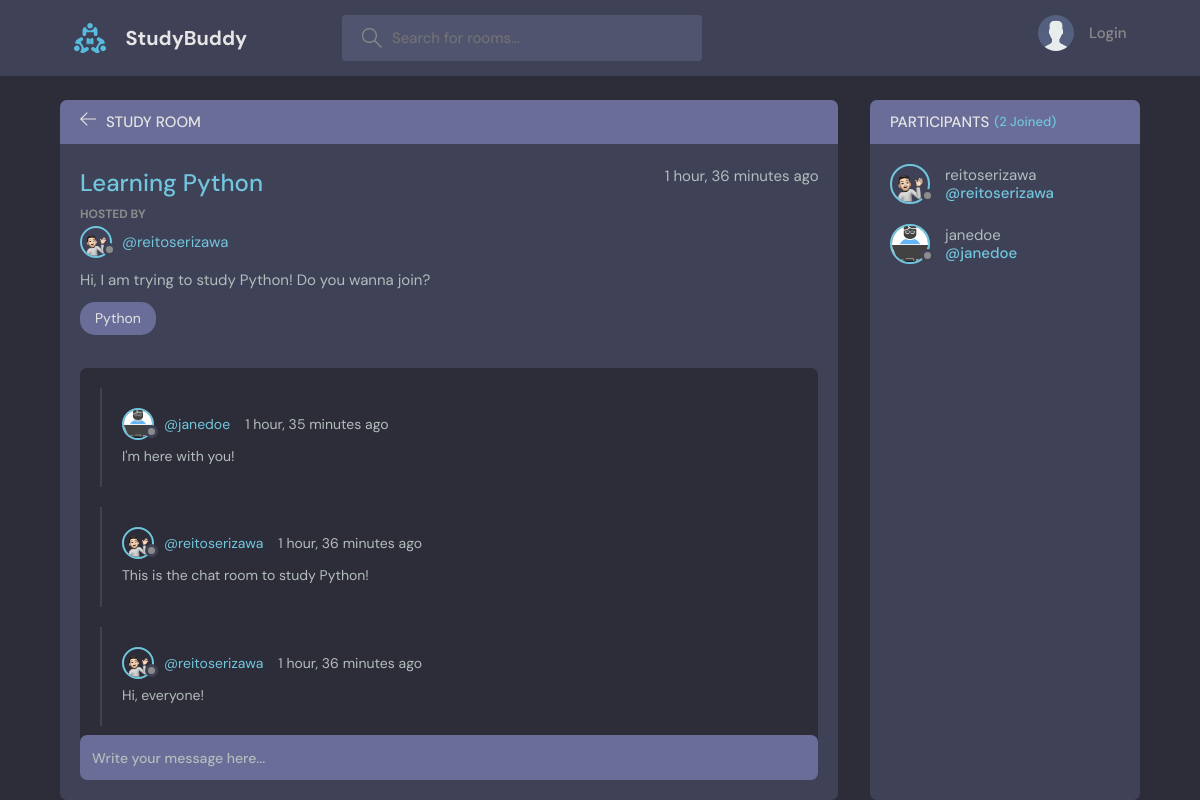
The page /room/4/ on the database its author committed.
### base/models.py (models this page shows, shortened)
class Room(models.Model):
    host = models.ForeignKey(User, on_delete=models.SET_NULL, null=True)
    topic = models.ForeignKey(Topic, on_delete=models.SET_NULL, null=True)
    name = models.CharField(max_length=200)
    description = models.TextField(null=True, blank=True)
    participants = models.ManyToManyField(User, related_name="participants", blank=True)
    updated = models.DateTimeField(auto_now=True)
    created = models.DateTimeField(auto_now_add=True)
    class Meta:
        ordering = ['-updated']

class User(AbstractUser):
    name = models.CharField(max_length=200, null=True)
    email = models.EmailField(unique=True, null=True)
    bio = models.TextField(null=True)
    avatar = models.ImageField(null=True, default="avatar.svg")
    USERNAME_FIELD = 'email'
    REQUIRED_FIELDS = []

class Topic(models.Model):
    name = models.CharField(max_length=200)
    def __str__(self):
        return self.name

class Message(models.Model):
    user = models.ForeignKey(User, on_delete=models.CASCADE)
    room = models.ForeignKey(Room, on_delete=models.CASCADE)
    body = models.TextField()
    updated = models.DateTimeField(auto_now=True)
    created = models.DateTimeField(auto_now_add=True)
    class Meta:
        ordering = ['-updated']

### base/views.py (the view, shortened to what this page needs)
# urls.py: path('room/<str:pk>/', views.room, name="room"),
def room(request, pk):
    room = Room.objects.get(id=pk)
    room_messages = room.message_set.all().order_by('-created')
    participants = room.participants.all()
    context = {'room': room, 'room_messages': room_messages, 'participants': participants}
    return render(request, 'base/room.html', context)

### base/templates/base/room.html (shortened to what this page needs)
{%extends 'main.html'%} {%block content%}
<main class="profile-page layout layout--2">
  <div class="container">
    <div class="room">
      <div class="room__top">
        <div class="room__topLeft">
          <a href="{%url 'home'%}">
            <svg
              version="1.1"
              xmlns="http://www.w3.org/2000/svg"
              width="32"
              height="32"
              viewBox="0 0 32 32"
            >
              <title>arrow-left</title>
              <path
                d="M13.723 2.286l-13.723 13.714 13.719 13.714 1.616-1.611-10.96-10.96h27.625v-2.286h-27.625l10.965-10.965-1.616-1.607z"
              ></path>
            </svg>
          </a>
          <h3>Study Room</h3>
        </div>
      </div>
      <div class="room__box scroll">
        <div class="room__header scroll">
          <div class="room__info">
            <h3>{{room.name}}</h3>
            <span>{{room.created|timesince}} ago</span>
          </div>
          <div class="room__hosted">
            <p>Hosted By</p>
            <a href="{%url 'user-profile' room.host.id%}" class="room__author">
              <div class="avatar avatar--small">
                <img src="{{room.host.avatar.url}}" />
              </div>
              <span>@{{room.host.username}}</span>
            </a>
          </div>
          <div class="room__details">{{room.description}}</div>
          <span class="room__topics">{{room.topic}}</span>
        </div>
        <div class="room__conversation">
          <div class="threads scroll">
            {%for message in room_messages%}
            <div class="thread">
              <div class="thread__top">
                <div class="thread__author">
                  <a
                    href="{%url 'user-profile' message.user.id%}"
                    class="thread__authorInfo"
                  >
                    <div class="avatar avatar--small">
                      <img src="{{message.user.avatar.url}}" />
                    </div>
                    <span>@{{message.user.username}}</span>
                  </a>
                  <span class="thread__date"
                    >{{message.created|timesince}} ago</span
                  >
                </div>
              </div>
              <div class="thread__details">{{message.body}}</div>
            </div>
            {%endfor%}
          </div>
        </div>
      </div>
      <div class="room__message">
        <form action="" method="POST">
          <input name="body" placeholder="Write your message here..." />
        </form>
      </div>
    </div>
    <div class="participants">
      <h3 class="participants__top">
        Participants <span>({{participants.all.count}} Joined)</span>
      </h3>
      <div class="participants__list scroll">
        {%for user in participants%}
        <a href="{%url 'user-profile' user.id%}" class="participant">
          <div class="avatar avatar--medium">
            <img src="{{user.avatar.url}}" />
          </div>
          <p>
            {{user.username}}
            <span>@{{user.username}}</span>
          </p>
        </a>
        {%endfor%}
      </div>
    </div>
  </div>
</main>
{%endblock content%}

### rows shown on the page
Room: name "Learning Python", created "1 hour, 36 minutes", host.avatar (picture), host.username "reitoserizawa", description "Hi, I am trying to study Python! Do you wanna join?", topic "Python"
Message: user.avatar (picture), user.username "janedoe", created "1 hour, 35 minutes", body "I'm here with you!"
Message: user.avatar (picture), user.username "reitoserizawa", created "1 hour, 36 minutes", body "This is the chat room to study Python!"
Message: user.avatar (picture), user.username "reitoserizawa", created "1 hour, 36 minutes", body "Hi, everyone!"
User: avatar (picture), username "reitoserizawa"
User: avatar (picture), username "janedoe"

### other values the page prints
{{ participants.all.count }} "2"
